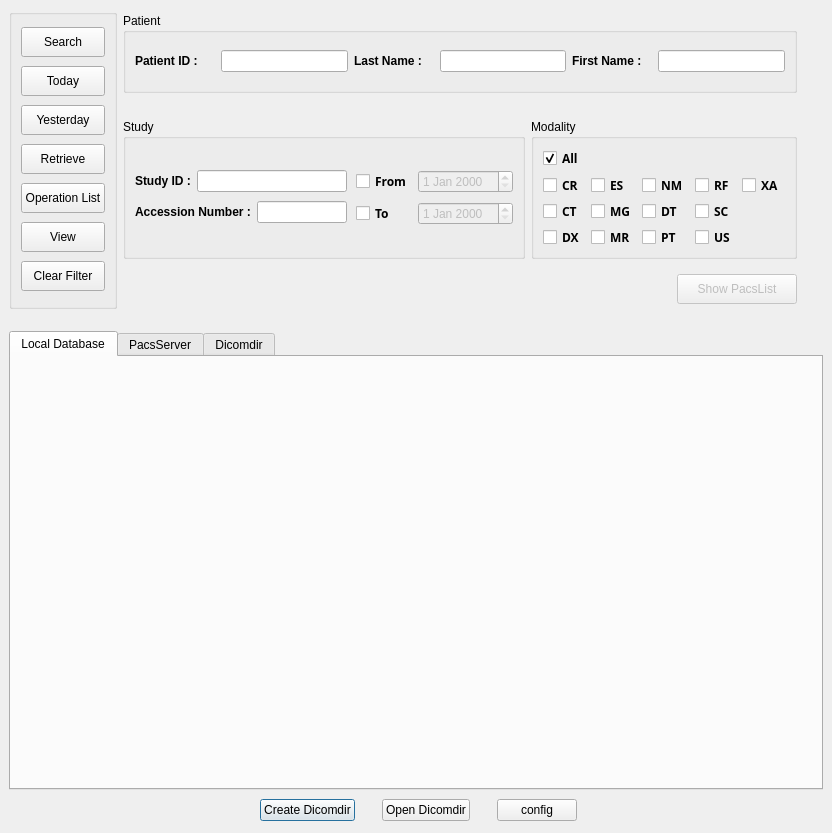
<ui version="4.0" >
 <author></author>
 <comment></comment>
 <exportmacro></exportmacro>
 <class>udg::QueryScreenBase</class>
 <widget class="QDialog" name="udg::QueryScreenBase" >
  <property name="geometry" >
   <rect>
    <x>0</x>
    <y>0</y>
    <width>832</width>
    <height>833</height>
   </rect>
  </property>
  <property name="sizePolicy" >
   <sizepolicy>
    <hsizetype>1</hsizetype>
    <vsizetype>1</vsizetype>
    <horstretch>0</horstretch>
    <verstretch>0</verstretch>
   </sizepolicy>
  </property>
  <property name="minimumSize" >
   <size>
    <width>800</width>
    <height>770</height>
   </size>
  </property>
  <property name="windowTitle" >
   <string>Query Study</string>
  </property>
  <layout class="QGridLayout" >
   <property name="margin" >
    <number>9</number>
   </property>
   <property name="spacing" >
    <number>6</number>
   </property>
   <item row="3" column="0" >
    <layout class="QHBoxLayout" >
     <property name="margin" >
      <number>0</number>
     </property>
     <property name="spacing" >
      <number>6</number>
     </property>
     <item>
      <spacer>
       <property name="orientation" >
        <enum>Qt::Horizontal</enum>
       </property>
       <property name="sizeType" >
        <enum>QSizePolicy::Expanding</enum>
       </property>
       <property name="sizeHint" >
        <size>
         <width>251</width>
         <height>28</height>
        </size>
       </property>
      </spacer>
     </item>
     <item>
      <widget class="QPushButton" name="m_buttonCreateDicomdir" >
       <property name="text" >
        <string>Create Dicomdir</string>
       </property>
      </widget>
     </item>
     <item>
      <spacer>
       <property name="orientation" >
        <enum>Qt::Horizontal</enum>
       </property>
       <property name="sizeType" >
        <enum>QSizePolicy::Fixed</enum>
       </property>
       <property name="sizeHint" >
        <size>
         <width>21</width>
         <height>28</height>
        </size>
       </property>
      </spacer>
     </item>
     <item>
      <widget class="QPushButton" name="m_buttonOpenDicomdir" >
       <property name="text" >
        <string>Open Dicomdir</string>
       </property>
      </widget>
     </item>
     <item>
      <spacer>
       <property name="orientation" >
        <enum>Qt::Horizontal</enum>
       </property>
       <property name="sizeType" >
        <enum>QSizePolicy::Fixed</enum>
       </property>
       <property name="sizeHint" >
        <size>
         <width>21</width>
         <height>28</height>
        </size>
       </property>
      </spacer>
     </item>
     <item>
      <widget class="QPushButton" name="m_buttonConfig" >
       <property name="text" >
        <string>config</string>
       </property>
      </widget>
     </item>
     <item>
      <spacer>
       <property name="orientation" >
        <enum>Qt::Horizontal</enum>
       </property>
       <property name="sizeType" >
        <enum>QSizePolicy::Expanding</enum>
       </property>
       <property name="sizeHint" >
        <size>
         <width>211</width>
         <height>28</height>
        </size>
       </property>
      </spacer>
     </item>
    </layout>
   </item>
   <item row="1" column="0" >
    <spacer>
     <property name="orientation" >
      <enum>Qt::Vertical</enum>
     </property>
     <property name="sizeType" >
      <enum>QSizePolicy::Fixed</enum>
     </property>
     <property name="sizeHint" >
      <size>
       <width>814</width>
       <height>16</height>
      </size>
     </property>
    </spacer>
   </item>
   <item row="2" column="0" >
    <widget class="QTabWidget" name="m_tab" >
     <property name="enabled" >
      <bool>true</bool>
     </property>
     <property name="sizePolicy" >
      <sizepolicy>
       <hsizetype>3</hsizetype>
       <vsizetype>3</vsizetype>
       <horstretch>0</horstretch>
       <verstretch>0</verstretch>
      </sizepolicy>
     </property>
     <property name="tabPosition" >
      <enum>QTabWidget::North</enum>
     </property>
     <property name="tabShape" >
      <enum>QTabWidget::Rounded</enum>
     </property>
     <widget class="QWidget" name="m_tabCache" >
      <attribute name="title" >
       <string>Local Database</string>
      </attribute>
      <layout class="QGridLayout" >
       <property name="margin" >
        <number>9</number>
       </property>
       <property name="spacing" >
        <number>6</number>
       </property>
       <item row="0" column="0" >
        <layout class="QVBoxLayout" >
         <property name="margin" >
          <number>0</number>
         </property>
         <property name="spacing" >
          <number>6</number>
         </property>
         <item>
          <widget class="udg::QStudyTreeWidget" name="m_studyTreeWidgetCache" >
           <property name="sizePolicy" >
            <sizepolicy>
             <hsizetype>7</hsizetype>
             <vsizetype>7</vsizetype>
             <horstretch>0</horstretch>
             <verstretch>0</verstretch>
            </sizepolicy>
           </property>
           <property name="minimumSize" >
            <size>
             <width>0</width>
             <height>0</height>
            </size>
           </property>
          </widget>
         </item>
         <item>
          <spacer>
           <property name="orientation" >
            <enum>Qt::Vertical</enum>
           </property>
           <property name="sizeType" >
            <enum>QSizePolicy::Fixed</enum>
           </property>
           <property name="sizeHint" >
            <size>
             <width>5</width>
             <height>5</height>
            </size>
           </property>
          </spacer>
         </item>
         <item>
          <widget class="udg::QSeriesListWidget" name="m_seriesListWidgetCache" >
           <property name="sizePolicy" >
            <sizepolicy>
             <hsizetype>7</hsizetype>
             <vsizetype>7</vsizetype>
             <horstretch>0</horstretch>
             <verstretch>0</verstretch>
            </sizepolicy>
           </property>
           <property name="minimumSize" >
            <size>
             <width>0</width>
             <height>0</height>
            </size>
           </property>
          </widget>
         </item>
        </layout>
       </item>
      </layout>
     </widget>
     <widget class="QWidget" name="m_tabPacs" >
      <attribute name="title" >
       <string>PacsServer</string>
      </attribute>
      <layout class="QGridLayout" >
       <property name="margin" >
        <number>9</number>
       </property>
       <property name="spacing" >
        <number>6</number>
       </property>
       <item row="1" column="0" colspan="2" >
        <widget class="udg::QStudyTreeWidget" name="m_studyTreeWidgetPacs" >
         <property name="sizePolicy" >
          <sizepolicy>
           <hsizetype>7</hsizetype>
           <vsizetype>7</vsizetype>
           <horstretch>0</horstretch>
           <verstretch>0</verstretch>
          </sizepolicy>
         </property>
         <property name="minimumSize" >
          <size>
           <width>0</width>
           <height>159</height>
          </size>
         </property>
        </widget>
       </item>
       <item row="0" column="0" >
        <spacer>
         <property name="orientation" >
          <enum>Qt::Vertical</enum>
         </property>
         <property name="sizeType" >
          <enum>QSizePolicy::Fixed</enum>
         </property>
         <property name="sizeHint" >
          <size>
           <width>20</width>
           <height>10</height>
          </size>
         </property>
        </spacer>
       </item>
       <item row="2" column="1" >
        <spacer>
         <property name="orientation" >
          <enum>Qt::Vertical</enum>
         </property>
         <property name="sizeType" >
          <enum>QSizePolicy::Fixed</enum>
         </property>
         <property name="sizeHint" >
          <size>
           <width>20</width>
           <height>10</height>
          </size>
         </property>
        </spacer>
       </item>
      </layout>
     </widget>
     <widget class="QWidget" name="m_tabDicomdir" >
      <attribute name="title" >
       <string>Dicomdir</string>
      </attribute>
      <layout class="QGridLayout" >
       <property name="margin" >
        <number>9</number>
       </property>
       <property name="spacing" >
        <number>6</number>
       </property>
       <item row="0" column="0" >
        <widget class="udg::QStudyTreeWidget" name="m_studyTreeWidgetDicomdir" >
         <property name="sizePolicy" >
          <sizepolicy>
           <hsizetype>7</hsizetype>
           <vsizetype>7</vsizetype>
           <horstretch>0</horstretch>
           <verstretch>0</verstretch>
          </sizepolicy>
         </property>
         <property name="minimumSize" >
          <size>
           <width>0</width>
           <height>159</height>
          </size>
         </property>
        </widget>
       </item>
      </layout>
     </widget>
    </widget>
   </item>
   <item row="0" column="0" >
    <layout class="QHBoxLayout" >
     <property name="margin" >
      <number>0</number>
     </property>
     <property name="spacing" >
      <number>6</number>
     </property>
     <item>
      <layout class="QHBoxLayout" >
       <property name="margin" >
        <number>0</number>
       </property>
       <property name="spacing" >
        <number>6</number>
       </property>
       <item>
        <widget class="QGroupBox" name="groupBox_7" >
         <property name="maximumSize" >
          <size>
           <width>16777215</width>
           <height>300</height>
          </size>
         </property>
         <property name="title" >
          <string/>
         </property>
         <layout class="QGridLayout" >
          <property name="margin" >
           <number>9</number>
          </property>
          <property name="spacing" >
           <number>6</number>
          </property>
          <item row="6" column="0" >
           <widget class="QPushButton" name="m_buttonClear" >
            <property name="sizePolicy" >
             <sizepolicy>
              <hsizetype>1</hsizetype>
              <vsizetype>3</vsizetype>
              <horstretch>0</horstretch>
              <verstretch>0</verstretch>
             </sizepolicy>
            </property>
            <property name="maximumSize" >
             <size>
              <width>16777215</width>
              <height>30</height>
             </size>
            </property>
            <property name="text" >
             <string>Clear Filter</string>
            </property>
           </widget>
          </item>
          <item row="5" column="0" >
           <widget class="QPushButton" name="m_buttonView" >
            <property name="sizePolicy" >
             <sizepolicy>
              <hsizetype>1</hsizetype>
              <vsizetype>3</vsizetype>
              <horstretch>0</horstretch>
              <verstretch>0</verstretch>
             </sizepolicy>
            </property>
            <property name="maximumSize" >
             <size>
              <width>16777215</width>
              <height>30</height>
             </size>
            </property>
            <property name="text" >
             <string>View</string>
            </property>
           </widget>
          </item>
          <item row="4" column="0" >
           <widget class="QPushButton" name="m_buttonRetrieveList" >
            <property name="sizePolicy" >
             <sizepolicy>
              <hsizetype>1</hsizetype>
              <vsizetype>3</vsizetype>
              <horstretch>0</horstretch>
              <verstretch>0</verstretch>
             </sizepolicy>
            </property>
            <property name="maximumSize" >
             <size>
              <width>16777215</width>
              <height>30</height>
             </size>
            </property>
            <property name="text" >
             <string>Operation List</string>
            </property>
           </widget>
          </item>
          <item row="3" column="0" >
           <widget class="QPushButton" name="m_buttonRetrieve" >
            <property name="sizePolicy" >
             <sizepolicy>
              <hsizetype>1</hsizetype>
              <vsizetype>3</vsizetype>
              <horstretch>0</horstretch>
              <verstretch>0</verstretch>
             </sizepolicy>
            </property>
            <property name="maximumSize" >
             <size>
              <width>16777215</width>
              <height>30</height>
             </size>
            </property>
            <property name="text" >
             <string>Retrieve</string>
            </property>
           </widget>
          </item>
          <item row="2" column="0" >
           <widget class="QPushButton" name="m_buttonYesterday" >
            <property name="sizePolicy" >
             <sizepolicy>
              <hsizetype>1</hsizetype>
              <vsizetype>3</vsizetype>
              <horstretch>0</horstretch>
              <verstretch>0</verstretch>
             </sizepolicy>
            </property>
            <property name="maximumSize" >
             <size>
              <width>16777215</width>
              <height>30</height>
             </size>
            </property>
            <property name="text" >
             <string>Yesterday</string>
            </property>
           </widget>
          </item>
          <item row="1" column="0" >
           <widget class="QPushButton" name="m_buttonToday" >
            <property name="sizePolicy" >
             <sizepolicy>
              <hsizetype>1</hsizetype>
              <vsizetype>3</vsizetype>
              <horstretch>0</horstretch>
              <verstretch>0</verstretch>
             </sizepolicy>
            </property>
            <property name="maximumSize" >
             <size>
              <width>16777215</width>
              <height>30</height>
             </size>
            </property>
            <property name="text" >
             <string>Today</string>
            </property>
           </widget>
          </item>
          <item row="0" column="0" >
           <widget class="QPushButton" name="m_buttonSearch" >
            <property name="sizePolicy" >
             <sizepolicy>
              <hsizetype>1</hsizetype>
              <vsizetype>3</vsizetype>
              <horstretch>0</horstretch>
              <verstretch>0</verstretch>
             </sizepolicy>
            </property>
            <property name="maximumSize" >
             <size>
              <width>16777215</width>
              <height>30</height>
             </size>
            </property>
            <property name="toolTip" >
             <string>search</string>
            </property>
            <property name="text" >
             <string>Search</string>
            </property>
           </widget>
          </item>
         </layout>
        </widget>
       </item>
       <item>
        <layout class="QVBoxLayout" >
         <property name="margin" >
          <number>0</number>
         </property>
         <property name="spacing" >
          <number>6</number>
         </property>
         <item>
          <widget class="QGroupBox" name="groupBox_3" >
           <property name="maximumSize" >
            <size>
             <width>16777215</width>
             <height>80</height>
            </size>
           </property>
           <property name="title" >
            <string>Patient</string>
           </property>
           <layout class="QGridLayout" >
            <property name="margin" >
             <number>9</number>
            </property>
            <property name="spacing" >
             <number>6</number>
            </property>
            <item row="0" column="0" >
             <layout class="QHBoxLayout" >
              <property name="margin" >
               <number>0</number>
              </property>
              <property name="spacing" >
               <number>6</number>
              </property>
              <item>
               <widget class="QLabel" name="textLabel1_3" >
                <property name="minimumSize" >
                 <size>
                  <width>80</width>
                  <height>0</height>
                 </size>
                </property>
                <property name="text" >
                 <string>&lt;b>Patient ID :&lt;/b></string>
                </property>
               </widget>
              </item>
              <item>
               <widget class="QLineEdit" name="m_textPatientID" >
                <property name="minimumSize" >
                 <size>
                  <width>0</width>
                  <height>20</height>
                 </size>
                </property>
               </widget>
              </item>
              <item>
               <widget class="QLabel" name="textLabel2_3" >
                <property name="minimumSize" >
                 <size>
                  <width>80</width>
                  <height>0</height>
                 </size>
                </property>
                <property name="text" >
                 <string>&lt;b>Last Name :&lt;/b></string>
                </property>
               </widget>
              </item>
              <item>
               <widget class="QLineEdit" name="m_textLastName" >
                <property name="minimumSize" >
                 <size>
                  <width>20</width>
                  <height>0</height>
                 </size>
                </property>
               </widget>
              </item>
              <item>
               <widget class="QLabel" name="textLabel3_3" >
                <property name="minimumSize" >
                 <size>
                  <width>80</width>
                  <height>0</height>
                 </size>
                </property>
                <property name="text" >
                 <string>&lt;b>First Name :&lt;/b></string>
                </property>
               </widget>
              </item>
              <item>
               <widget class="QLineEdit" name="m_textFirstName" >
                <property name="minimumSize" >
                 <size>
                  <width>0</width>
                  <height>20</height>
                 </size>
                </property>
               </widget>
              </item>
             </layout>
            </item>
           </layout>
          </widget>
         </item>
         <item>
          <spacer>
           <property name="orientation" >
            <enum>Qt::Vertical</enum>
           </property>
           <property name="sizeType" >
            <enum>QSizePolicy::Fixed</enum>
           </property>
           <property name="sizeHint" >
            <size>
             <width>675</width>
             <height>16</height>
            </size>
           </property>
          </spacer>
         </item>
         <item>
          <layout class="QHBoxLayout" >
           <property name="margin" >
            <number>0</number>
           </property>
           <property name="spacing" >
            <number>6</number>
           </property>
           <item>
            <widget class="QGroupBox" name="groupBox_6" >
             <property name="maximumSize" >
              <size>
               <width>16777215</width>
               <height>140</height>
              </size>
             </property>
             <property name="title" >
              <string>Study</string>
             </property>
             <layout class="QGridLayout" >
              <property name="margin" >
               <number>9</number>
              </property>
              <property name="spacing" >
               <number>6</number>
              </property>
              <item row="0" column="1" >
               <spacer>
                <property name="orientation" >
                 <enum>Qt::Horizontal</enum>
                </property>
                <property name="sizeType" >
                 <enum>QSizePolicy::Expanding</enum>
                </property>
                <property name="sizeHint" >
                 <size>
                  <width>20</width>
                  <height>61</height>
                 </size>
                </property>
               </spacer>
              </item>
              <item row="0" column="2" >
               <layout class="QGridLayout" >
                <property name="margin" >
                 <number>0</number>
                </property>
                <property name="spacing" >
                 <number>6</number>
                </property>
                <item row="0" column="0" >
                 <widget class="QCheckBox" name="m_checkFrom" >
                  <property name="font" >
                   <font>
                    <family>Sans Serif</family>
                    <pointsize>9</pointsize>
                    <weight>75</weight>
                    <italic>false</italic>
                    <bold>true</bold>
                    <underline>false</underline>
                    <strikeout>false</strikeout>
                   </font>
                  </property>
                  <property name="text" >
                   <string>From</string>
                  </property>
                 </widget>
                </item>
                <item row="1" column="1" >
                 <widget class="QDateEdit" name="m_textTo" >
                  <property name="enabled" >
                   <bool>false</bool>
                  </property>
                  <property name="minimumSize" >
                   <size>
                    <width>0</width>
                    <height>20</height>
                   </size>
                  </property>
                 </widget>
                </item>
                <item row="0" column="1" >
                 <widget class="QDateEdit" name="m_textFrom" >
                  <property name="enabled" >
                   <bool>false</bool>
                  </property>
                  <property name="minimumSize" >
                   <size>
                    <width>0</width>
                    <height>20</height>
                   </size>
                  </property>
                  <property name="wrapping" >
                   <bool>false</bool>
                  </property>
                  <property name="buttonSymbols" >
                   <enum>QAbstractSpinBox::UpDownArrows</enum>
                  </property>
                 </widget>
                </item>
                <item row="1" column="0" >
                 <widget class="QCheckBox" name="m_checkTo" >
                  <property name="font" >
                   <font>
                    <family>Sans Serif</family>
                    <pointsize>9</pointsize>
                    <weight>75</weight>
                    <italic>false</italic>
                    <bold>true</bold>
                    <underline>false</underline>
                    <strikeout>false</strikeout>
                   </font>
                  </property>
                  <property name="text" >
                   <string>To</string>
                  </property>
                 </widget>
                </item>
               </layout>
              </item>
              <item row="0" column="0" >
               <layout class="QGridLayout" >
                <property name="margin" >
                 <number>0</number>
                </property>
                <property name="spacing" >
                 <number>6</number>
                </property>
                <item row="0" column="0" >
                 <widget class="QLabel" name="textLabel5_3" >
                  <property name="text" >
                   <string>&lt;b>Study ID :&lt;/b></string>
                  </property>
                 </widget>
                </item>
                <item row="1" column="2" >
                 <widget class="QLineEdit" name="m_textAccessionNumber" >
                  <property name="minimumSize" >
                   <size>
                    <width>0</width>
                    <height>20</height>
                   </size>
                  </property>
                 </widget>
                </item>
                <item row="1" column="0" colspan="2" >
                 <widget class="QLabel" name="textLabel6_3" >
                  <property name="text" >
                   <string>&lt;b>Accession Number :&lt;/b></string>
                  </property>
                 </widget>
                </item>
                <item row="0" column="1" colspan="2" >
                 <widget class="QLineEdit" name="m_textStudyID" >
                  <property name="minimumSize" >
                   <size>
                    <width>0</width>
                    <height>20</height>
                   </size>
                  </property>
                 </widget>
                </item>
               </layout>
              </item>
             </layout>
            </widget>
           </item>
           <item>
            <widget class="QGroupBox" name="m_buttonGroupModality" >
             <property name="maximumSize" >
              <size>
               <width>16777215</width>
               <height>140</height>
              </size>
             </property>
             <property name="title" >
              <string>Modality</string>
             </property>
             <layout class="QGridLayout" >
              <property name="margin" >
               <number>9</number>
              </property>
              <property name="spacing" >
               <number>6</number>
              </property>
              <item row="0" column="0" >
               <layout class="QGridLayout" >
                <property name="margin" >
                 <number>0</number>
                </property>
                <property name="spacing" >
                 <number>6</number>
                </property>
                <item row="1" column="0" >
                 <widget class="QCheckBox" name="m_checkCR" >
                  <property name="font" >
                   <font>
                    <family>Sans Serif</family>
                    <pointsize>9</pointsize>
                    <weight>75</weight>
                    <italic>false</italic>
                    <bold>true</bold>
                    <underline>false</underline>
                    <strikeout>false</strikeout>
                   </font>
                  </property>
                  <property name="toolTip" >
                   <string>Computerized Radiography</string>
                  </property>
                  <property name="text" >
                   <string>CR</string>
                  </property>
                 </widget>
                </item>
                <item row="3" column="0" >
                 <widget class="QCheckBox" name="m_checkDX" >
                  <property name="font" >
                   <font>
                    <family>Sans Serif</family>
                    <pointsize>9</pointsize>
                    <weight>75</weight>
                    <italic>false</italic>
                    <bold>true</bold>
                    <underline>false</underline>
                    <strikeout>false</strikeout>
                   </font>
                  </property>
                  <property name="toolTip" >
                   <string>Direct Radiography</string>
                  </property>
                  <property name="text" >
                   <string>DX</string>
                  </property>
                 </widget>
                </item>
                <item row="2" column="0" >
                 <widget class="QCheckBox" name="m_checkCT" >
                  <property name="font" >
                   <font>
                    <family>Sans Serif</family>
                    <pointsize>9</pointsize>
                    <weight>75</weight>
                    <italic>false</italic>
                    <bold>true</bold>
                    <underline>false</underline>
                    <strikeout>false</strikeout>
                   </font>
                  </property>
                  <property name="toolTip" >
                   <string>Computerized Tomography</string>
                  </property>
                  <property name="whatsThis" >
                   <string/>
                  </property>
                  <property name="text" >
                   <string>CT</string>
                  </property>
                 </widget>
                </item>
                <item row="2" column="1" >
                 <widget class="QCheckBox" name="m_checkMG" >
                  <property name="font" >
                   <font>
                    <family>Sans Serif</family>
                    <pointsize>9</pointsize>
                    <weight>75</weight>
                    <italic>false</italic>
                    <bold>true</bold>
                    <underline>false</underline>
                    <strikeout>false</strikeout>
                   </font>
                  </property>
                  <property name="text" >
                   <string>MG</string>
                  </property>
                 </widget>
                </item>
                <item row="0" column="0" >
                 <widget class="QCheckBox" name="m_checkAll" >
                  <property name="font" >
                   <font>
                    <family>Sans Serif</family>
                    <pointsize>9</pointsize>
                    <weight>75</weight>
                    <italic>false</italic>
                    <bold>true</bold>
                    <underline>false</underline>
                    <strikeout>false</strikeout>
                   </font>
                  </property>
                  <property name="text" >
                   <string>All</string>
                  </property>
                  <property name="checked" >
                   <bool>true</bool>
                  </property>
                  <property name="tristate" >
                   <bool>false</bool>
                  </property>
                 </widget>
                </item>
                <item row="1" column="1" >
                 <widget class="QCheckBox" name="m_checkES" >
                  <property name="font" >
                   <font>
                    <family>Sans Serif</family>
                    <pointsize>9</pointsize>
                    <weight>75</weight>
                    <italic>false</italic>
                    <bold>true</bold>
                    <underline>false</underline>
                    <strikeout>false</strikeout>
                   </font>
                  </property>
                  <property name="text" >
                   <string>ES</string>
                  </property>
                 </widget>
                </item>
                <item row="3" column="2" >
                 <widget class="QCheckBox" name="m_checkPT" >
                  <property name="font" >
                   <font>
                    <family>Sans Serif</family>
                    <pointsize>9</pointsize>
                    <weight>75</weight>
                    <italic>false</italic>
                    <bold>true</bold>
                    <underline>false</underline>
                    <strikeout>false</strikeout>
                   </font>
                  </property>
                  <property name="toolTip" >
                   <string>Penetrant Test</string>
                  </property>
                  <property name="text" >
                   <string>PT</string>
                  </property>
                 </widget>
                </item>
                <item row="1" column="2" >
                 <widget class="QCheckBox" name="m_checkNM" >
                  <property name="font" >
                   <font>
                    <family>Sans Serif</family>
                    <pointsize>9</pointsize>
                    <weight>75</weight>
                    <italic>false</italic>
                    <bold>true</bold>
                    <underline>false</underline>
                    <strikeout>false</strikeout>
                   </font>
                  </property>
                  <property name="toolTip" >
                   <string>Nuclear Medicine</string>
                  </property>
                  <property name="text" >
                   <string>NM</string>
                  </property>
                 </widget>
                </item>
                <item row="1" column="3" >
                 <widget class="QCheckBox" name="m_checkRF" >
                  <property name="font" >
                   <font>
                    <family>Sans Serif</family>
                    <pointsize>9</pointsize>
                    <weight>75</weight>
                    <italic>false</italic>
                    <bold>true</bold>
                    <underline>false</underline>
                    <strikeout>false</strikeout>
                   </font>
                  </property>
                  <property name="toolTip" >
                   <string>Radiography Fluoroscopy</string>
                  </property>
                  <property name="text" >
                   <string>RF</string>
                  </property>
                 </widget>
                </item>
                <item row="3" column="1" >
                 <widget class="QCheckBox" name="m_checkMR" >
                  <property name="font" >
                   <font>
                    <family>Sans Serif</family>
                    <pointsize>9</pointsize>
                    <weight>75</weight>
                    <italic>false</italic>
                    <bold>true</bold>
                    <underline>false</underline>
                    <strikeout>false</strikeout>
                   </font>
                  </property>
                  <property name="toolTip" >
                   <string>Magnetic Resonance</string>
                  </property>
                  <property name="text" >
                   <string>MR</string>
                  </property>
                 </widget>
                </item>
                <item row="2" column="2" >
                 <widget class="QCheckBox" name="m_checkDT" >
                  <property name="font" >
                   <font>
                    <family>Sans Serif</family>
                    <pointsize>9</pointsize>
                    <weight>75</weight>
                    <italic>false</italic>
                    <bold>true</bold>
                    <underline>false</underline>
                    <strikeout>false</strikeout>
                   </font>
                  </property>
                  <property name="toolTip" >
                   <string> Dental Technician</string>
                  </property>
                  <property name="text" >
                   <string>DT</string>
                  </property>
                 </widget>
                </item>
                <item row="2" column="3" >
                 <widget class="QCheckBox" name="m_checkSC" >
                  <property name="font" >
                   <font>
                    <family>Sans Serif</family>
                    <pointsize>9</pointsize>
                    <weight>75</weight>
                    <italic>false</italic>
                    <bold>true</bold>
                    <underline>false</underline>
                    <strikeout>false</strikeout>
                   </font>
                  </property>
                  <property name="text" >
                   <string>SC</string>
                  </property>
                 </widget>
                </item>
                <item row="1" column="4" >
                 <widget class="QCheckBox" name="m_checkXA" >
                  <property name="font" >
                   <font>
                    <family>Sans Serif</family>
                    <pointsize>9</pointsize>
                    <weight>75</weight>
                    <italic>false</italic>
                    <bold>true</bold>
                    <underline>false</underline>
                    <strikeout>false</strikeout>
                   </font>
                  </property>
                  <property name="text" >
                   <string>XA</string>
                  </property>
                 </widget>
                </item>
                <item row="3" column="3" >
                 <widget class="QCheckBox" name="m_checkUS" >
                  <property name="font" >
                   <font>
                    <family>Sans Serif</family>
                    <pointsize>9</pointsize>
                    <weight>75</weight>
                    <italic>false</italic>
                    <bold>true</bold>
                    <underline>false</underline>
                    <strikeout>false</strikeout>
                   </font>
                  </property>
                  <property name="toolTip" >
                   <string>Ultrasounds</string>
                  </property>
                  <property name="text" >
                   <string>US</string>
                  </property>
                 </widget>
                </item>
               </layout>
              </item>
             </layout>
            </widget>
           </item>
          </layout>
         </item>
         <item>
          <spacer>
           <property name="orientation" >
            <enum>Qt::Vertical</enum>
           </property>
           <property name="sizeType" >
            <enum>QSizePolicy::Fixed</enum>
           </property>
           <property name="sizeHint" >
            <size>
             <width>20</width>
             <height>5</height>
            </size>
           </property>
          </spacer>
         </item>
         <item>
          <layout class="QHBoxLayout" >
           <property name="margin" >
            <number>0</number>
           </property>
           <property name="spacing" >
            <number>6</number>
           </property>
           <item>
            <spacer>
             <property name="orientation" >
              <enum>Qt::Horizontal</enum>
             </property>
             <property name="sizeType" >
              <enum>QSizePolicy::Expanding</enum>
             </property>
             <property name="sizeHint" >
              <size>
               <width>547</width>
               <height>20</height>
              </size>
             </property>
            </spacer>
           </item>
           <item>
            <widget class="QPushButton" name="m_buttonShowPacsList" >
             <property name="enabled" >
              <bool>false</bool>
             </property>
             <property name="minimumSize" >
              <size>
               <width>120</width>
               <height>0</height>
              </size>
             </property>
             <property name="maximumSize" >
              <size>
               <width>100</width>
               <height>30</height>
              </size>
             </property>
             <property name="text" >
              <string>Show PacsList</string>
             </property>
            </widget>
           </item>
          </layout>
         </item>
        </layout>
       </item>
      </layout>
     </item>
     <item>
      <widget class="udg::QPacsList" name="qPacsList" >
       <property name="minimumSize" >
        <size>
         <width>20</width>
         <height>0</height>
        </size>
       </property>
      </widget>
     </item>
    </layout>
   </item>
  </layout>
 </widget>
 <layoutdefault spacing="6" margin="11" />
 <pixmapfunction></pixmapfunction>
 <customwidgets>
  <customwidget>
   <class>udg::QPacsList</class>
   <extends></extends>
   <header>qpacslist.h</header>
   <container>0</container>
   <pixmap></pixmap>
  </customwidget>
  <customwidget>
   <class>udg::QSeriesListWidget</class>
   <extends></extends>
   <header>qserieslistwidget.h</header>
   <container>0</container>
   <pixmap></pixmap>
  </customwidget>
  <customwidget>
   <class>udg::QStudyTreeWidget</class>
   <extends></extends>
   <header>qstudytreewidget.h</header>
   <container>0</container>
   <pixmap></pixmap>
  </customwidget>
 </customwidgets>
 <tabstops>
  <tabstop>m_textPatientID</tabstop>
  <tabstop>m_textLastName</tabstop>
  <tabstop>m_textFirstName</tabstop>
  <tabstop>m_textStudyID</tabstop>
  <tabstop>m_textAccessionNumber</tabstop>
  <tabstop>m_checkFrom</tabstop>
  <tabstop>m_textFrom</tabstop>
  <tabstop>m_checkTo</tabstop>
  <tabstop>m_textTo</tabstop>
  <tabstop>m_checkAll</tabstop>
  <tabstop>m_checkCR</tabstop>
  <tabstop>m_checkES</tabstop>
  <tabstop>m_checkNM</tabstop>
  <tabstop>m_checkRF</tabstop>
  <tabstop>m_checkXA</tabstop>
  <tabstop>m_checkCT</tabstop>
  <tabstop>m_checkMG</tabstop>
  <tabstop>m_checkDT</tabstop>
  <tabstop>m_checkSC</tabstop>
  <tabstop>m_checkDX</tabstop>
  <tabstop>m_checkMR</tabstop>
  <tabstop>m_checkPT</tabstop>
  <tabstop>m_checkUS</tabstop>
  <tabstop>m_buttonSearch</tabstop>
  <tabstop>m_buttonToday</tabstop>
  <tabstop>m_buttonYesterday</tabstop>
  <tabstop>m_buttonRetrieve</tabstop>
  <tabstop>m_buttonRetrieveList</tabstop>
  <tabstop>m_buttonView</tabstop>
  <tabstop>m_buttonClear</tabstop>
  <tabstop>m_buttonShowPacsList</tabstop>
  <tabstop>m_tab</tabstop>
  <tabstop>m_buttonConfig</tabstop>
 </tabstops>
 <resources/>
 <connections/>
</ui>
